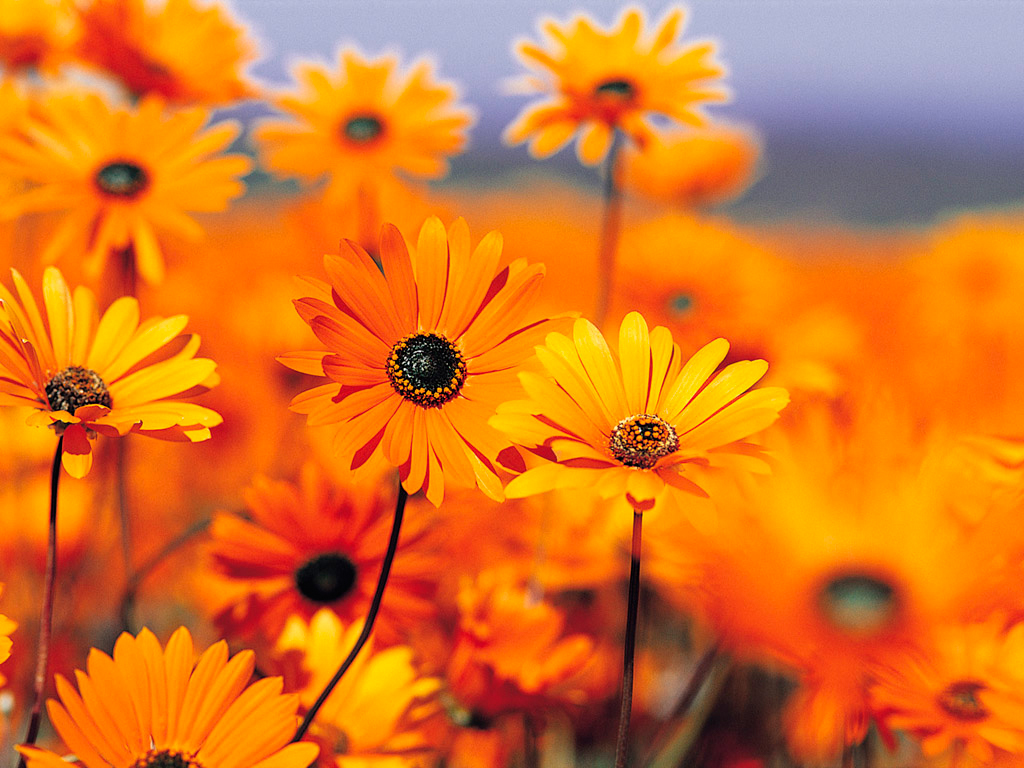
#> input picture si1.jpg, 1024 x 768 px
$ python 1.py
#> lines starting #> are read from the running program, lines starting #| are printed output that depends on the picture
#Create a bytearray from a image from the disk and write it in gray scale
import cv2
import numpy as np

# Read a color picture and save it in other name in grayscale
img = cv2.imread('si1.jpg',cv2.IMREAD_GRAYSCALE)
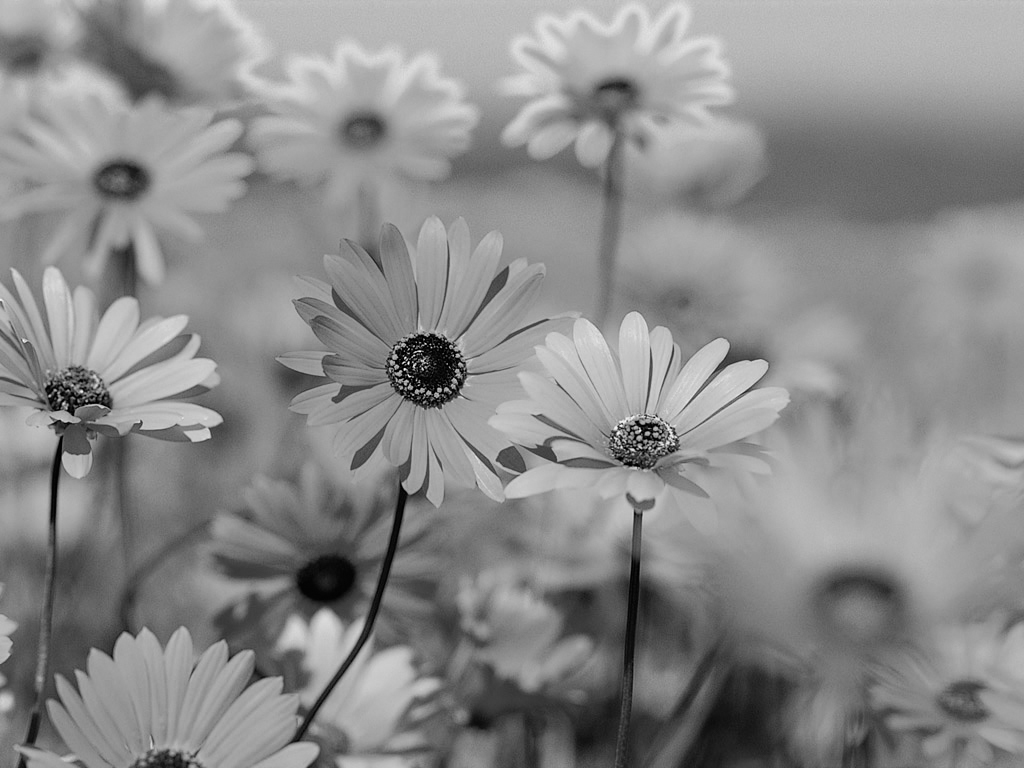
#> img: shape (768, 1024); min 0, max 254, mean 138.3
cv2.imwrite('gsi1.jpg',img)

# Convert an image into a raw bytes
rawByteImage = bytearray(img)

# Convert it to numpy array and reshape and save as an image
grayImage = np.array(rawByteImage).reshape(768,1024)
cv2.imwrite('gsi1fromrawByte.jpg',grayImage)

# Print the numpy array
for i in grayImage:
    print(i)
#> this loop made 768 passes
#> (printed output is left out)
